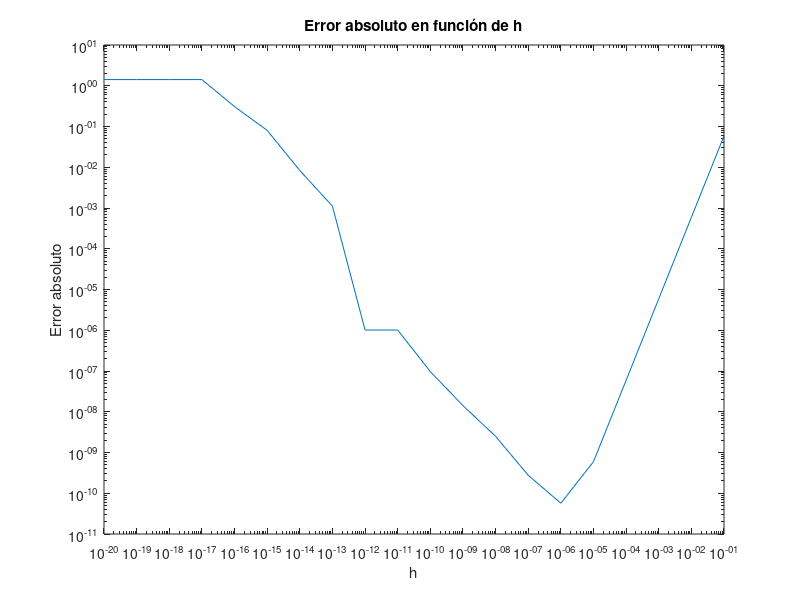

MATLAB code to generate this figure:
n = 20; % Tomamos 20 puntos
base = 0.1;

f = @(x) sin(5 * x);
a = 1; % Centramos en 1

derivadas = zeros(1, n);
h = zeros(1, n);

for k = 1:n
  h(k) = base ^ k;
  derivadas(k) = (f(a + h(k)) - f(a - h(k))) / (2 * h(k));
end


derivada_real = 5 * cos(5);
errores = abs(derivadas - derivada_real * ones(1, n));

loglog(h, errores); % Usar el array hs en lugar de h
xlabel('h');
ylabel('Error absoluto');
title('Error absoluto en función de h');

